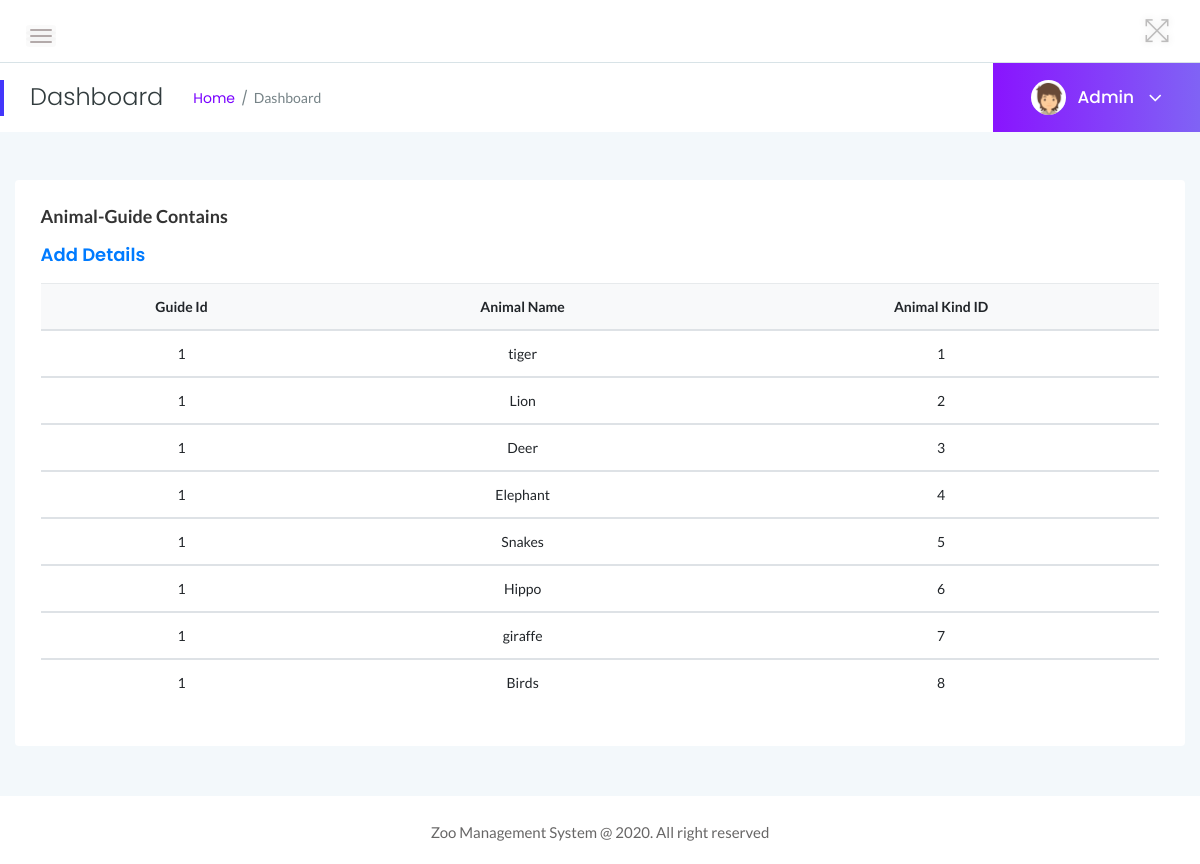
The app's page /admin/contains.php (signed in) with its own data.
### tables this page shows
CREATE TABLE IF NOT EXISTS CONTAINS (
	AKid int(10) NOT NULL,
	AGid int(10) NOT NULL,
	PRIMARY KEY(AKid,AGid),
	CONSTRAINT fk2_contains_agid FOREIGN KEY(AGid) REFERENCES ANIMAL_GUIDE(AGid) ON DELETE CASCADE ON UPDATE CASCADE,
	CONSTRAINT fk1_cont_akid FOREIGN KEY(AKid) REFERENCES ANIMAL_KIND(AKid) ON DELETE CASCADE ON UPDATE CASCADE
);

CREATE TABLE IF NOT EXISTS ANIMAL_KIND (
	AKid int(10) NOT NULL,
	AName VARCHAR(30) NOT NULL,
	Physical_Characteristics TEXT NOT NULL,
	Zoo_Region VARCHAR(50) NOT NULL,
	Diet VARCHAR(30) NOT NULL,
	Population_Status VARCHAR(30) NOT NULL,
	AnimalImage VARCHAR(100) NOT NULL,
	PRIMARY KEY(AKid)
);

### admin/contains.php (the view, shortened to what this page needs)
<?php
include('includes/dbconnection.php');
if (strlen($_SESSION['zmsaid']==0)) {
  header('location:logout.php');
  } else{
?>
<!doctype html>
<html class="no-js" lang="en">
<head>
    <link rel="stylesheet" href="assets/css/bootstrap.min.css">
    <link rel="stylesheet" href="assets/css/font-awesome.min.css">
    <link rel="stylesheet" href="assets/css/themify-icons.css">
    <link rel="stylesheet" href="assets/css/metisMenu.css">
    <link rel="stylesheet" href="assets/css/owl.carousel.min.css">
    <link rel="stylesheet" href="assets/css/slicknav.min.css">
    <link rel="stylesheet" href="https://www.amcharts.com/lib/3/plugins/export/export.css" type="text/css" media="all" />
    <link rel="stylesheet" type="text/css" href="https://cdn.datatables.net/1.10.19/css/jquery.dataTables.css">
    <link rel="stylesheet" type="text/css" href="https://cdn.datatables.net/1.10.18/css/dataTables.bootstrap4.min.css">
    <link rel="stylesheet" type="text/css" href="https://cdn.datatables.net/responsive/2.2.3/css/responsive.bootstrap.min.css">
    <link rel="stylesheet" type="text/css" href="https://cdn.datatables.net/responsive/2.2.3/css/responsive.jqueryui.min.css">
    <link rel="stylesheet" href="assets/css/typography.css">
    <link rel="stylesheet" href="assets/css/default-css.css">
    <link rel="stylesheet" href="assets/css/styles.css">
    <link rel="stylesheet" href="assets/css/responsive.css">
</head>
<body>
    <div class="page-container">
        <div class="main-content">
          <?php include_once('includes/header.php');?>
            <?php include_once('includes/pagetitle.php');?>
            <div class="main-content-inner">
                <div class="row">
                    <div class="col-12 mt-5">
                        <div class="card">
                            <div class="card-body">
                                <h4 class="header-title">Animal-Guide Contains</h4>
                                <h3 class="header-title"><a href="add-contains.php">Add Details</a></h3>
                                <div class="data-tables">
                <table class="table text-center">
                                        <thead class="bg-light text-capitalize">
                                            <tr>
                                                <th>Guide id</th>
                                                <th>Animal Name</th>
                                                <th>Animal Kind ID</th>
                                            </tr>
                                        </thead>
                                        <?php
$ret=mysqli_query($con,"select * from CONTAINS natural join ANIMAL_KIND");
while ($row=mysqli_fetch_array($ret)) {
?>
                                        <tbody>
          <tr data-expanded="true">
                <td><?php  echo $row['AGid'];?></td>
                  <td><?php  echo $row['AName'];?></td>
                  <td><?php  echo $row['AKid'];?></td>
                </tr>
                <?php
}?>
 </tbody>
                                    </table>
                                </div>
                            </div>
                        </div>
                    </div>
                </div>
            </div>
        </div>
        <?php include_once('includes/footer.php');?>
    </div>
</body>
</html>
<?php }  ?>

### admin/includes/pagetitle.php (shortened to what this page needs)
<?php
include('includes/dbconnection.php');
?>
<div class="page-title-area">
                <div class="row align-items-center">
                    <div class="col-sm-6">
                        <div class="breadcrumbs-area clearfix">
                            <h4 class="page-title pull-left">Dashboard</h4>
                            <ul class="breadcrumbs pull-left">
                                <li><a href="dashboard.php">Home</a></li>
                                <li><span>Dashboard</span></li>
                            </ul>
                        </div>
                    </div>
                    <div class="col-sm-6 clearfix">
                        <div class="user-profile pull-right">
                            <img class="avatar user-thumb" src="assets/images/author/avatar.png" alt="avatar">
                            <?php
$adid=$_SESSION['zmsaid'];
$ret=mysqli_query($con,"select AdminName from tbladmin where ID='$adid'");
$row=mysqli_fetch_array($ret);
$name=$row['AdminName'];
?>
                            <h4 class="user-name dropdown-toggle" data-toggle="dropdown"><?php echo $name; ?> <i class="fa fa-angle-down"></i></h4>
                        </div>
                    </div>
                </div>
            </div>

### admin/assets/css/typography.css (style rules this page uses)
body { font-size: 14px; font-family: 'Lato', sans-serif; }
h1, h2, h3, h4, h5, h6 { margin: 0; font-family: 'Poppins', sans-serif; }
a, a:visited { text-decoration: none; transition: all 0.3s ease-in-out; -webkit-transition: all 0.3s ease-in-out; -moz-transition: all 0.3s ease-in-out; -o-transition: all 0.3s ease-in-out; outline: 0; font-family: 'Poppins', sans-serif; }
ul, ol { margin-bottom: 0px; margin-top: 0px; padding: 0; }
ul { margin: 0; list-style-type: none; }

### admin/assets/css/default-css.css (style rules this page uses)
* { margin: 0; padding: 0; box-sizing: border-box; }
*, *:before, *:after { -moz-box-sizing: border-box; -webkit-box-sizing: border-box; box-sizing: border-box; }
html { -webkit-font-smoothing: antialiased; }
body { background: #fff; font-weight: normal; -webkit-font-smoothing: antialiased; -webkit-text-size-adjust: 100%; }
img { max-width: 100%; height: auto; }
:root { --primary-color: #4336FB; }

### admin/assets/css/styles.css (style rules this page uses)
.page-container { width: 100%; height: 100%; min-height: 100vh; padding-left: 280px; -webkit-transition: padding-left 0.3s ease 0s; transition: padding-left 0.3s ease 0s; }
.card { border: none; border-radius: 4px; background-color: #fff; -webkit-transition: all 0.3s ease 0s; transition: all 0.3s ease 0s; }
.card-body { padding: 25.6px; padding: 1.6rem; }
.main-content { width: 100%; background: #F3F8FB; }
.main-content-inner { padding: 0 30px 50px; }
.page-title-area { padding: 0 30px; background: #fff; position: relative; }
.page-title-area:before { content: ''; position: absolute; left: 0; top: 50%; width: 4px; height: 36px; background: var(--primary-color); -webkit-transform: translateY(-50%); transform: translateY(-50%); }
.page-title { font-size: 24px; font-weight: 300; color: #313b3d; letter-spacing: 0; margin-right: 30px; }
ul.breadcrumbs { margin-top: 4px; }
.breadcrumbs li { display: inline-block; }
.breadcrumbs li a, .breadcrumbs li span { display: block; font-size: 14px; font-weight: 400; color: #7801ff; letter-spacing: 0; margin-right: 16px; position: relative; }
.breadcrumbs li a:before { content: '/'; color: #768387; position: absolute; right: -13px; top: 0; }
.breadcrumbs li span { margin-right: 0; color: #768387; text-transform: capitalize; }
.user-profile { margin-right: -30px; display: -webkit-box; display: -ms-flexbox; display: flex; -webkit-box-align: center; -ms-flex-align: center; align-items: center; -ms-flex-wrap: wrap; flex-wrap: wrap; background: -webkit-linear-gradient(left, #8914fe 0%, #8063f5 100%); background: linear-gradient(to right, #8914fe 0%, #8063f5 100%); padding: 17px 38px; position: relative; }
.user-profile img.avatar { height: 35px; width: 35px; border-radius: 50%; margin-right: 12px; }
.user-name { font-size: 17px; font-weight: 500; color: #fff; letter-spacing: 0; cursor: pointer; -webkit-user-select: none; -moz-user-select: none; -ms-user-select: none; user-select: none; }
.user-name i { margin-left: 10px; font-size: 21px; vertical-align: middle; position: relative; }
.notification-area .dropdown-toggle, .user-name.dropdown-toggle { position: relative; }
.notification-area .dropdown-toggle:after, .user-name.dropdown-toggle:after { display: none; }
.header-title { font-family: 'Lato', sans-serif; font-size: 18px; font-weight: 600; letter-spacing: 0; color: #333; text-transform: capitalize; margin-bottom: 17px; }
table tr th { border-bottom: none; }
table tr th, table tr td { border-top: 1px solid rgba(120, 130, 140, 0.13) !important; }

### admin/assets/css/responsive.css (style rules this page uses)
@media (min-width: 1200px) and (max-width: 1364px) { .main-content-inner { padding: 0 15px 50px; } }
@media (min-width: 1200px) and (max-width: 1364px) { .page-container, .sbar_collapsed.page-container { padding-left: 0; } }

### records on screen
contains: AGid "1", AKid.AName "tiger", AKid "1"
contains: AGid "1", AKid.AName "Lion", AKid "2"
contains: AGid "1", AKid.AName "Deer", AKid "3"
contains: AGid "1", AKid.AName "Elephant", AKid "4"
contains: AGid "1", AKid.AName "Snakes", AKid "5"
contains: AGid "1", AKid.AName "Hippo", AKid "6"
contains: AGid "1", AKid.AName "giraffe", AKid "7"
contains: AGid "1", AKid.AName "Birds", AKid "8"

### other values on screen
$name "Admin"
